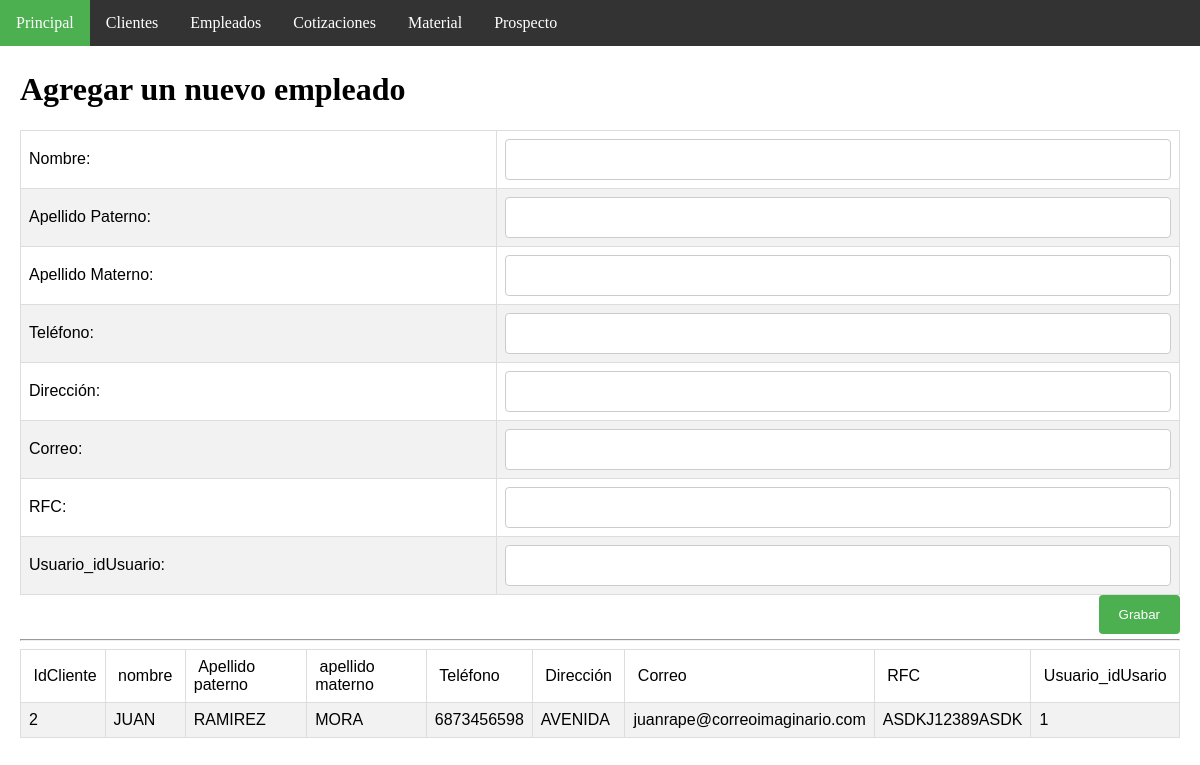
/insertEmpleado.php (signed in), run on the app's committed database.
### tables this page shows
CREATE TABLE `empleado` (
  `idEmpleado` int(11) NOT NULL AUTO_INCREMENT,
  `nombre` varchar(45) NOT NULL,
  `ape-pat` varchar(45) NOT NULL,
  `ape-mat` varchar(45) NOT NULL,
  `telefono` varchar(45) NOT NULL,
  `direccion` varchar(45) NOT NULL,
  `email` varchar(45) NOT NULL,
  `rfc` varchar(45) NOT NULL,
  `Usuario_idUsuario` int(11) NOT NULL,
  PRIMARY KEY (`idEmpleado`,`Usuario_idUsuario`),
  KEY `fk_Empleado_Usuario1_idx` (`Usuario_idUsuario`),
  CONSTRAINT `fk_Empleado_Usuario1` FOREIGN KEY (`Usuario_idUsuario`) REFERENCES `usuario` (`idUsuario`) ON DELETE NO ACTION ON UPDATE NO ACTION
);

### insertEmpleado.php (the view, shortened to what this page needs)
<!DOCTYPE html>
<html>
<head>
   <link rel="stylesheet" type="text/css" href="css/page_style.css">
</head>
<body>
<ul>
  <li><a class="active" href="indexAdmin.php">Principal</a></li>
  <li><a href="clienteAdmon.php">Clientes</a></li>
  <li><a href="empleadoAdmon.php">Empleados</a></li>
  <li><a href="cotizacionAdmon.php">Cotizaciones</a></li>
  <li><a href="materialAdmon.php">Material</a></li>
  <li><a href="prospectoAdmon.php">Prospecto</a></li>
</ul>
<div style="padding:20px;margin-top:30px;height:1500px;">
<h1>Agregar un nuevo empleado</h1>
<form action="insertEmpleadoDb.php" method="post">
<table>
<tr>
   <td>Nombre:</td>
   <td><input type="text" name="nombre" size="20" maxlength="30"></td>
</tr>
<tr>
   <td>Apellido Paterno:</td>
   <td><input type="text" name="a_p" size="20" maxlength="30"></td>
</tr>
<tr>
   <td>Apellido Materno:</td>
   <td><input type="text" name="a_m" size="20" maxlength="30"></td>
</tr>
<tr>
   <td>Teléfono:</td>
   <td><input type="text" name="tel" size="20" maxlength="30"></td>
</tr>
<tr>
   <td>Dirección:</td>
   <td><input type="text" name="dire" size="20" maxlength="30"></td>
</tr>
<tr>
   <td>Correo:</td>
   <td><input type="text" name="email" size="20" maxlength="30"></td>
</tr>
<tr>
   <td>RFC:</td>
   <td><input type="text" name="rfc" size="20" maxlength="30"></td>
</tr>
<tr>
   <td>Usuario_idUsuario:</td>
   <td><input type="text" name="idu" size="20" maxlength="30"></td>
</tr>
</table>
<input type="submit" name="accion" value="Grabar">
<br><br>
</FORM>
<hr>
<?php
   $link=Conectarse();
   $query="select * from empleado";
   $result=mysqli_query($link,$query);
?>
<center>
 <table>
     <tr>
         <td >&nbsp;IdCliente</td>
         <td>&nbsp;nombre&nbsp;</td>
         <td>&nbsp;Apellido paterno&nbsp;</td>
         <td>&nbsp;apellido materno&nbsp;</td>
         <td>&nbsp;Teléfono&nbsp;</td>
         <td>&nbsp;Dirección&nbsp;</td>
         <td>&nbsp;Correo&nbsp;</td>
         <td>&nbsp;RFC&nbsp;</td>
         <td>&nbsp;Usuario_idUsario&nbsp;</td>
      </tr>
<?php
   while($row = mysqli_fetch_array($result)) {
echo "<tr><td>".$row["idEmpleado"]."</td>";
echo "<td >".$row["nombre"]."</td>";
echo "<td>".$row["ape-pat"]."</td>";
echo "<td>".$row["ape-mat"]."</td>";
echo "<td>".$row["telefono"]."</td>";
echo "<td>".$row["direccion"]."</td>";
echo "<td>".$row["email"]."</td>";
echo "<td>".$row["rfc"]."</td>";
echo "<td>".$row["Usuario_idUsuario"]."</td>";
   }
?>
</table> </center>
</div>
</body>
</html>

### css/page_style.css (style rules this page uses)
table { font-family: "Trebuchet MS", Arial, Helvetica, sans-serif; border-collapse: collapse; width: 100%; }
td,th { border: 1px solid #ddd; padding: 8px; }
tr:nth-child(even) { background-color: #f2f2f2; }
* { box-sizing: border-box; }
input[type=text], select, textarea { width: 100%; padding: 12px; border: 1px solid #ccc; border-radius: 4px; resize: vertical; }
input[type=submit] { background-color: #4CAF50; color: white; padding: 12px 20px; border: none; border-radius: 4px; cursor: pointer; float: right; }
body { margin:0; }
ul { list-style-type: none; margin: 0; padding: 0; overflow: hidden; background-color: #333; position: fixed; top: 0; width: 100%; }
li { float: left; }
li a { display: block; color: white; text-align: center; padding: 14px 16px; text-decoration: none; }
.active { background-color: #4CAF50; }

### data on the page
empleado: idEmpleado "2", nombre "JUAN", value "RAMIREZ", value "MORA", telefono "6873456598", direccion "AVENIDA", email "juanrape@correoimaginario.com", rfc "ASDKJ12389ASDK", Usuario_idUsuario "1"
